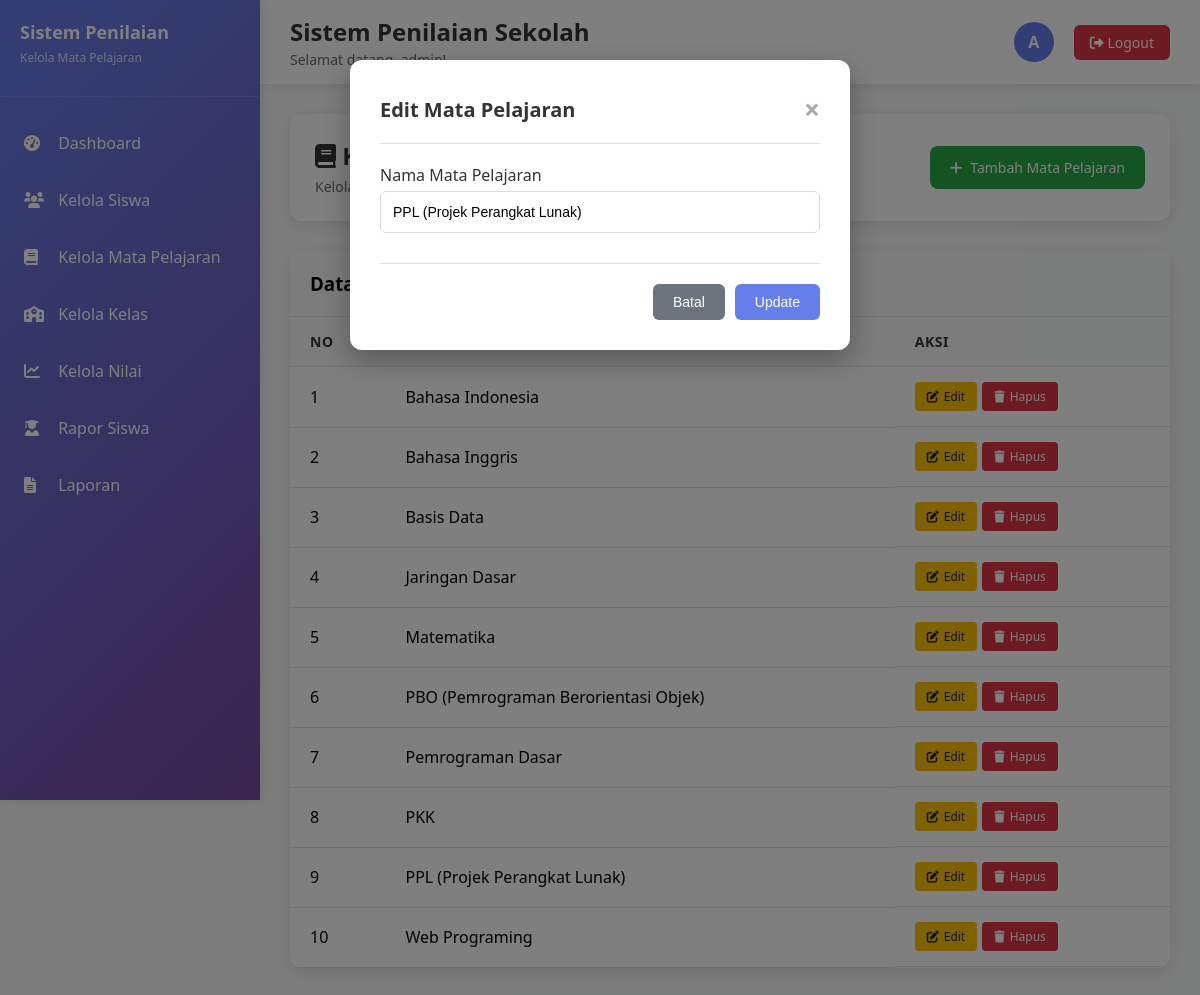
Screenshot of /kelola_mapel.php?edit=3 (signed in) with the database file from the repository.
### tables this page shows
CREATE TABLE `mapel` (
  `id_mapel` int(11) NOT NULL,
  `nama_mapel` varchar(100) NOT NULL
);

### kelola_mapel.php (the view, shortened to what this page needs)
<?php
include "koneksi.php";
$admin = $_SESSION['admin'];
$query_mapel = "SELECT * FROM mapel ORDER BY nama_mapel ASC";
$result_mapel = mysqli_query($koneksi, $query_mapel);
?>
<!DOCTYPE html>
<html lang="id">
<head>
    <link rel="stylesheet" href="https://cdnjs.cloudflare.com/ajax/libs/font-awesome/6.0.0/css/all.min.css">
</head>
<body>
<div class="sidebar">
    <div class="sidebar-header">
        <h2>Sistem Penilaian</h2>
        <p>Kelola Mata Pelajaran</p>
    </div>
    <ul class="menu">
         <li><a href="dashboard.php" class="menu-item active"><i class="fas fa-tachometer-alt"></i> Dashboard</a></li>
        <li><a href="kelola_siswa.php" class="menu-item"><i class="fas fa-users"></i> Kelola Siswa</a></li>
        <li><a href="kelola_mapel.php" class="menu-item"><i class="fas fa-book"></i> Kelola Mata Pelajaran</a></li>
        <li><a href="kelola_kelas.php" class="menu-item"><i class="fas fa-school"></i> Kelola Kelas</a></li>
        <li><a href="kelola_nilai.php" class="menu-item"><i class="fas fa-chart-line"></i> Kelola Nilai</a></li>
        <li><a href="rapor.php" class="menu-item"><i class="fas fa-user-graduate"></i> Rapor Siswa</a></li>
        <li><a href="laporan.php" class="menu-item"><i class="fas fa-file-alt"></i> Laporan</a></li>
    </ul>
</div>
<div class="main-content">
    <div class="topbar">
        <div class="topbar-left">
            <h1>Sistem Penilaian Sekolah</h1>
            <p>Selamat datang, <?php echo htmlspecialchars($admin['nama_lengkap']); ?>!</p>
        </div>
        <div class="topbar-right">
            <div class="user-info">
                <div class="user-avatar">
                    <?php echo strtoupper(substr($admin['nama_lengkap'], 0, 1)); ?>
                </div>
            </div>
            <a href="logout.php" class="logout-btn">
                <i class="fas fa-sign-out-alt"></i> Logout
            </a>
        </div>
    </div>
    <div class="content">
        <div class="page-header">
            <div class="page-title">
                <h2><i class="fas fa-book"></i> Kelola Mata Pelajaran</h2>
                <p>Kelola data mata pelajaran sekolah</p>
            </div>
            <a href="#" class="btn-add" onclick="openModal()">
                <i class="fas fa-plus"></i> Tambah Mata Pelajaran
            </a>
        </div>
        <div class="data-table">
            <div class="table-header">
                <h3>Data Mata Pelajaran</h3>
            </div>
            <div class="table-responsive">
                <table>
                    <thead>
                        <tr>
                            <th>No</th>
                            <th>Nama Mata Pelajaran</th>
                            <th>Aksi</th>
                        </tr>
                    </thead>
                    <tbody>
                        <?php
                        if (mysqli_num_rows($result_mapel) > 0) {
                            $i = 1;
                            while ($mapel = mysqli_fetch_assoc($result_mapel)) {
                                echo "<tr>";
                                echo "<td>$i</td>";
                                echo "<td>{$mapel['nama_mapel']}</td>";
                                echo "<td class='action-buttons'>";
                                echo "<a href='?edit={$mapel['id_mapel']}' class='btn-edit' onclick='openModal({$mapel['id_mapel']})'><i class='fas fa-edit'></i> Edit</a>";
                                echo "<a href='?hapus={$mapel['id_mapel']}' class='btn-delete' onclick='return confirm(\"Apakah Anda yakin ingin menghapus mata pelajaran ini?\")'><i class='fas fa-trash'></i> Hapus</a>";
                                echo "</td>";
                                echo "</tr>";
                                $i++;
                            }
                        } else {
                            echo "<tr><td colspan='3' class='empty-state'>";
                            echo "<i class='fas fa-book'></i>";
                            echo "<p>Belum ada data mata pelajaran</p>";
                            echo "</td></tr>";
                        }
                        ?>
                    </tbody>
                </table>
            </div>
        </div>
    </div>
</div>
<div id="mapelModal" class="modal">
    <div class="modal-content">
        <div class="modal-header">
            <h3 class="modal-title" id="modalTitle">Tambah Mata Pelajaran</h3>
            <span class="close" onclick="closeModal()">&times;</span>
        </div>
        <form method="POST">
            <div class="form-group">
                <label for="nama_mapel">Nama Mata Pelajaran</label>
                <input type="text" class="form-control" id="nama_mapel" name="nama_mapel" required>
            </div>
            <div class="modal-footer">
                <button type="button" class="btn-secondary" onclick="closeModal()">Batal</button>
                <button type="submit" name="tambah" id="submitBtn" class="btn-primary">Simpan</button>
            </div>
        </form>
    </div>
</div>
</body>
</html>

### rows the page displays
mapel: nama_mapel "Bahasa Indonesia"
mapel: nama_mapel "Bahasa Inggris"
mapel: nama_mapel "Basis Data"
mapel: nama_mapel "Jaringan Dasar"
mapel: nama_mapel "Matematika"
mapel: nama_mapel "PBO (Pemrograman Berorientasi Objek)"
mapel: nama_mapel "Pemrograman Dasar"
mapel: nama_mapel "PKK"
mapel: nama_mapel "PPL (Projek Perangkat Lunak)"
mapel: nama_mapel "Web Programing"

### other values shown
substr($admin['nama_lengkap'], 0, 1) "A"
